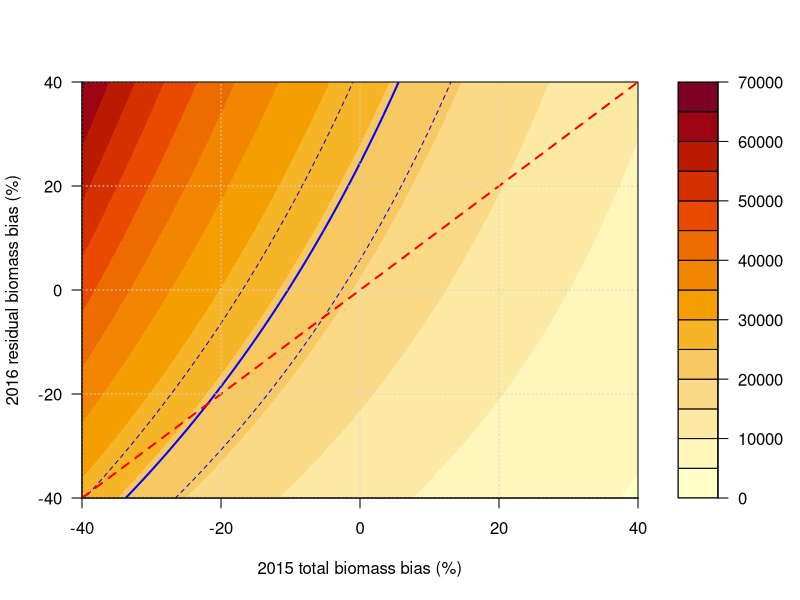

Here is the R script that generated this plot:
# Landings and biomass stats:
# Landings and residual biomass estimates have the same year, but total biomass is offset by one year
data <- data.frame(year = 1997:2020,
                   landings = c(17.66, 13.86, 15.52, 19.18, 18.51, 26.18, 21.16, 31.66, 36.08, 29.12, 26.87, 24.46, 23.64, 9.549, 10.71, 21.96, 26.05, 24.44, 25.91, 21.71, 43.656, 24.260, 31.707, 28.045),
                   MMGE95SC345.mu = c(27.6882, 28.2949, 31.1769, 9.9793, 17.6121, 13.0600, 26.9933, 21.2590, 23.4963, 19.6210, 26.8285, 20.9811, 10.4538, 15.4901, 33.6790,
                                      25.6145, 27.0918, 23.8632, 24.1063, 24.3094, 14.6504, 21.4315, 20.291, 19.1073),
                   MMGE95SC345.sigma = c(3.1779, 3.8521, 3.4005, 1.751, 2.1014, 1.2433, 2.6788, 2.1584, 2.5455, 1.5852, 1.937, 1.6179, 0.9669, 1.3447, 2.8553, 2.1802, 2.7868,
                                       1.9003, 2.078, 1.855, 1.3788, 2.3042, 1.830, 1.5582),
                   MMGE95.mu = c(64.5184, 64.5184, 57.8125, 56.7565, 50.621, 60.3283, 79.2275, 84.4475, 103.1457, 82.5652, 73.6453, 66.3714, 52.9209, 31.0153, 35.9294,
                                 62.8407, 74.7775, 66.709, 67.9896, 58.9269, 98.3942, 65.7376, 80.746, 79.06550),
                   MMGE95.sigma = c(5.6785, 5.6785, 6.6617, 4.9687, 4.8133, 5.7457, 6.0774, 5.8931, 5.699, 4.8234, 4.2417, 3.3922, 3.0653, 1.8656, 2.0665, 3.6529, 5.3264, 6.8484,
                                    4.3836, 4.0608, 6.0042, 4.578, 5.302936, 5.364855))

# Define input constants:
year <- 2016 # Year of survey residual biomass.
S    <- 0.7  # Year-to-year survival rate.
F    <- 0.0  # Additional fraction of landings mortality on residuals.

i <- data$year == year
landings <- 1000 * data$landings[i]
B   <- 1000 * data$MMGE95.mu[i]       # Total biomass in previous year.
BREM.mu <- 1000 * data$MMGE95SC345.mu[i]  # Total remaining biomass in year.
BREM.sigma <- 1000 * 1.96 * data$MMGE95SC345.sigma[i]

# Define estimation bias ranges:
bias.y1 <- seq(-0.4, 0.4, len = 500)
bias.y2 <- seq(-0.4, 0.4, len = 400)

# Initialize matrix of remaining biomasses to be predicted:
BREM <- matrix(NA, nrow = length(bias.y1), ncol = length(bias.y2))

# Calculate remaining biomass for each estimation bias value pair:
for (i in 1:length(bias.y1)){
   for (j in 1:length(bias.y2)){
      BREM[i,j] <- (1 + bias.y2[j]) * ((B / (1+bias.y1[i])) * S - (1+F) * landings)
   }
}

# Define lines which yield observed remaining biomass in 2020:
y20 = data.frame(mu = (BREM.mu / ((B / (1+bias.y1)) * S - (1+F) * landings)) - 1,
                 lci = ((BREM.mu-BREM.sigma) / ((B / (1+bias.y1)) * S - (1+F) * landings)) - 1,
                 uci = ((BREM.mu+BREM.sigma) / ((B / (1+bias.y1)) * S - (1+F) * landings)) - 1)

# Plot results:
filled.contour(bias.y1 * 100, bias.y2 * 100, BREM,
               plot.axes = {axis(1);
                            axis(2);
                            lines(100*bias.y1, 100*y20$mu, col = "blue", lwd = 2);
                            lines(100*bias.y1, 100*y20$lci, col = "blue", lwd = 1, lty = "dashed");
                            lines(100*bias.y1, 100*y20$uci, col = "blue", lwd = 1, lty = "dashed");
                            abline(0, 1, lty = "dashed", col = "red", lwd = 2);
                            grid();
                  },
               xlab = paste0(year-1, " total biomass bias (%)"), ylab = paste0(year, " residual biomass bias (%)"))


